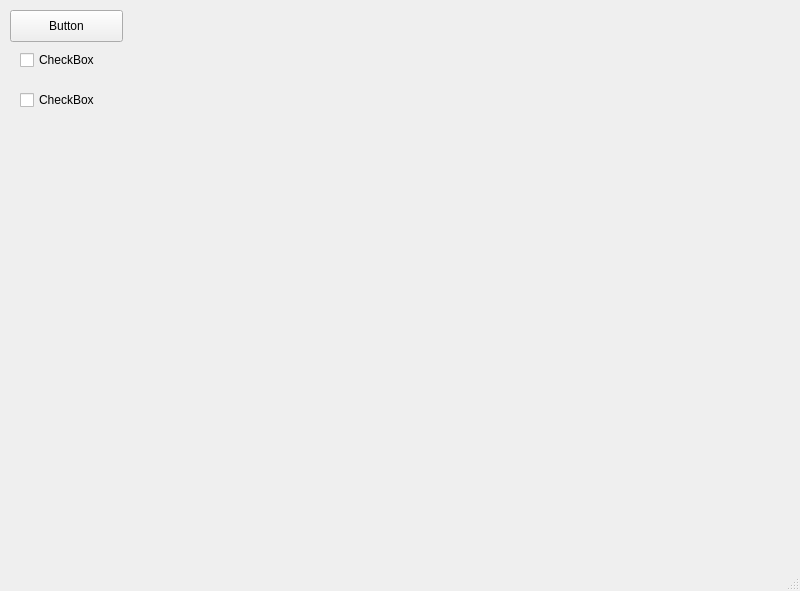
<?xml version="1.0" encoding="UTF-8"?>
<ui version="4.0">
 <class>MainWindow</class>
 <widget class="QMainWindow" name="MainWindow">
  <property name="geometry">
   <rect>
    <x>0</x>
    <y>0</y>
    <width>800</width>
    <height>591</height>
   </rect>
  </property>
  <property name="windowTitle">
   <string>MainWindow</string>
  </property>
  <widget class="QWidget" name="centralwidget">
   <widget class="QPushButton" name="pushButton">
    <property name="geometry">
     <rect>
      <x>10</x>
      <y>10</y>
      <width>113</width>
      <height>32</height>
     </rect>
    </property>
    <property name="text">
     <string>Button</string>
    </property>
   </widget>
   <widget class="QCheckBox" name="checkBox">
    <property name="geometry">
     <rect>
      <x>20</x>
      <y>50</y>
      <width>87</width>
      <height>20</height>
     </rect>
    </property>
    <property name="text">
     <string>CheckBox</string>
    </property>
   </widget>
   <widget class="QCheckBox" name="checkBox_2">
    <property name="geometry">
     <rect>
      <x>20</x>
      <y>90</y>
      <width>87</width>
      <height>20</height>
     </rect>
    </property>
    <property name="text">
     <string>CheckBox</string>
    </property>
   </widget>
  </widget>
  <widget class="QMenuBar" name="menubar">
   <property name="geometry">
    <rect>
     <x>0</x>
     <y>0</y>
     <width>800</width>
     <height>24</height>
    </rect>
   </property>
  </widget>
  <widget class="QStatusBar" name="statusbar"/>
 </widget>
 <resources/>
 <connections/>
</ui>
